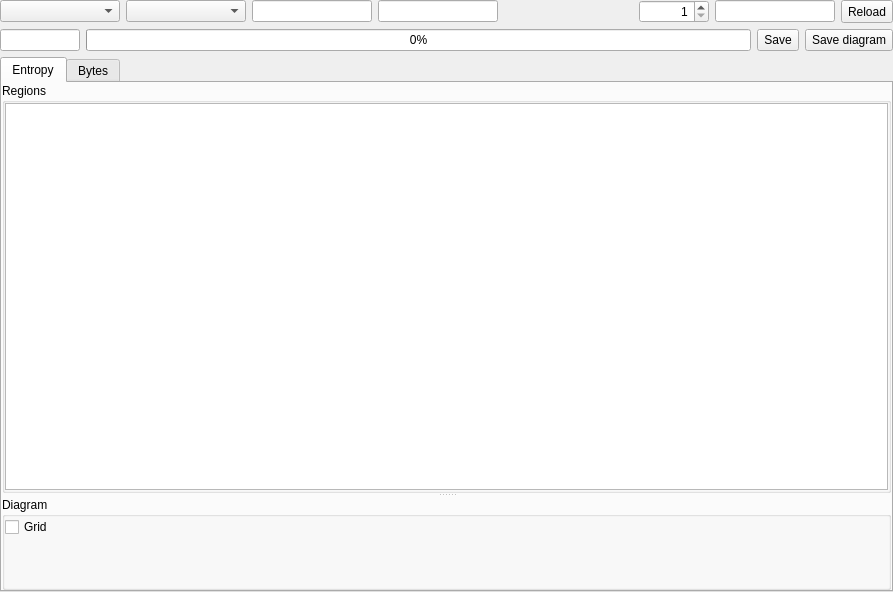
<?xml version="1.0" encoding="UTF-8"?>
<ui version="4.0">
 <class>XEntropyWidget</class>
 <widget class="QWidget" name="XEntropyWidget">
  <property name="geometry">
   <rect>
    <x>0</x>
    <y>0</y>
    <width>893</width>
    <height>592</height>
   </rect>
  </property>
  <property name="windowTitle">
   <string notr="true">Form</string>
  </property>
  <layout class="QVBoxLayout" name="verticalLayout_6">
   <property name="leftMargin">
    <number>0</number>
   </property>
   <property name="topMargin">
    <number>0</number>
   </property>
   <property name="rightMargin">
    <number>0</number>
   </property>
   <property name="bottomMargin">
    <number>0</number>
   </property>
   <item>
    <layout class="QHBoxLayout" name="horizontalLayout">
     <item>
      <widget class="QComboBox" name="comboBoxType">
       <property name="minimumSize">
        <size>
         <width>120</width>
         <height>0</height>
        </size>
       </property>
      </widget>
     </item>
     <item>
      <widget class="QComboBox" name="comboBoxMapMode">
       <property name="minimumSize">
        <size>
         <width>120</width>
         <height>0</height>
        </size>
       </property>
      </widget>
     </item>
     <item>
      <widget class="XLineEditHEX" name="lineEditOffset">
       <property name="maximumSize">
        <size>
         <width>120</width>
         <height>16777215</height>
        </size>
       </property>
       <property name="alignment">
        <set>Qt::AlignCenter</set>
       </property>
       <property name="readOnly">
        <bool>true</bool>
       </property>
      </widget>
     </item>
     <item>
      <widget class="XLineEditHEX" name="lineEditSize">
       <property name="maximumSize">
        <size>
         <width>120</width>
         <height>16777215</height>
        </size>
       </property>
       <property name="alignment">
        <set>Qt::AlignCenter</set>
       </property>
       <property name="readOnly">
        <bool>true</bool>
       </property>
      </widget>
     </item>
     <item>
      <spacer name="horizontalSpacer">
       <property name="orientation">
        <enum>Qt::Horizontal</enum>
       </property>
       <property name="sizeHint" stdset="0">
        <size>
         <width>40</width>
         <height>20</height>
        </size>
       </property>
      </spacer>
     </item>
     <item>
      <widget class="QSpinBox" name="spinBoxCount">
       <property name="minimumSize">
        <size>
         <width>70</width>
         <height>0</height>
        </size>
       </property>
       <property name="alignment">
        <set>Qt::AlignRight|Qt::AlignTrailing|Qt::AlignVCenter</set>
       </property>
       <property name="minimum">
        <number>1</number>
       </property>
       <property name="maximum">
        <number>1000</number>
       </property>
      </widget>
     </item>
     <item>
      <widget class="XLineEditHEX" name="lineEditPartSize">
       <property name="maximumSize">
        <size>
         <width>120</width>
         <height>16777215</height>
        </size>
       </property>
       <property name="alignment">
        <set>Qt::AlignCenter</set>
       </property>
       <property name="readOnly">
        <bool>true</bool>
       </property>
      </widget>
     </item>
     <item>
      <widget class="QToolButton" name="toolButtonReload">
       <property name="sizePolicy">
        <sizepolicy hsizetype="Minimum" vsizetype="Minimum">
         <horstretch>0</horstretch>
         <verstretch>0</verstretch>
        </sizepolicy>
       </property>
       <property name="text">
        <string>Reload</string>
       </property>
       <property name="iconSize">
        <size>
         <width>16</width>
         <height>16</height>
        </size>
       </property>
       <property name="toolButtonStyle">
        <enum>Qt::ToolButtonTextBesideIcon</enum>
       </property>
      </widget>
     </item>
    </layout>
   </item>
   <item>
    <layout class="QHBoxLayout" name="horizontalLayout_2">
     <item>
      <widget class="QLineEdit" name="lineEditTotalEntropy">
       <property name="maximumSize">
        <size>
         <width>80</width>
         <height>16777215</height>
        </size>
       </property>
       <property name="alignment">
        <set>Qt::AlignCenter</set>
       </property>
       <property name="readOnly">
        <bool>true</bool>
       </property>
      </widget>
     </item>
     <item>
      <widget class="QProgressBar" name="progressBarTotalEntropy">
       <property name="minimumSize">
        <size>
         <width>150</width>
         <height>0</height>
        </size>
       </property>
       <property name="maximum">
        <number>1000</number>
       </property>
       <property name="value">
        <number>0</number>
       </property>
       <property name="alignment">
        <set>Qt::AlignCenter</set>
       </property>
      </widget>
     </item>
     <item>
      <widget class="QToolButton" name="toolButtonSaveEntropyTable">
       <property name="sizePolicy">
        <sizepolicy hsizetype="Minimum" vsizetype="Minimum">
         <horstretch>0</horstretch>
         <verstretch>0</verstretch>
        </sizepolicy>
       </property>
       <property name="text">
        <string>Save</string>
       </property>
       <property name="toolButtonStyle">
        <enum>Qt::ToolButtonTextBesideIcon</enum>
       </property>
      </widget>
     </item>
     <item>
      <widget class="QToolButton" name="toolButtonSaveEntropyDiagram">
       <property name="sizePolicy">
        <sizepolicy hsizetype="Minimum" vsizetype="Minimum">
         <horstretch>0</horstretch>
         <verstretch>0</verstretch>
        </sizepolicy>
       </property>
       <property name="text">
        <string>Save diagram</string>
       </property>
       <property name="toolButtonStyle">
        <enum>Qt::ToolButtonTextBesideIcon</enum>
       </property>
      </widget>
     </item>
    </layout>
   </item>
   <item>
    <widget class="QTabWidget" name="tabWidget">
     <property name="currentIndex">
      <number>0</number>
     </property>
     <widget class="QWidget" name="tabEntropy">
      <attribute name="title">
       <string>Entropy</string>
      </attribute>
      <layout class="QVBoxLayout" name="verticalLayout_11">
       <property name="leftMargin">
        <number>0</number>
       </property>
       <property name="topMargin">
        <number>0</number>
       </property>
       <property name="rightMargin">
        <number>0</number>
       </property>
       <property name="bottomMargin">
        <number>0</number>
       </property>
       <item>
        <widget class="QSplitter" name="splitter">
         <property name="orientation">
          <enum>Qt::Vertical</enum>
         </property>
         <widget class="QGroupBox" name="groupBoxRegions">
          <property name="sizePolicy">
           <sizepolicy hsizetype="Preferred" vsizetype="Preferred">
            <horstretch>0</horstretch>
            <verstretch>0</verstretch>
           </sizepolicy>
          </property>
          <property name="title">
           <string>Regions</string>
          </property>
          <layout class="QVBoxLayout" name="verticalLayout_4">
           <property name="leftMargin">
            <number>0</number>
           </property>
           <property name="topMargin">
            <number>0</number>
           </property>
           <property name="rightMargin">
            <number>0</number>
           </property>
           <property name="bottomMargin">
            <number>0</number>
           </property>
           <item>
            <widget class="XTableView" name="tableViewRegions">
             <property name="contextMenuPolicy">
              <enum>Qt::CustomContextMenu</enum>
             </property>
             <property name="editTriggers">
              <set>QAbstractItemView::NoEditTriggers</set>
             </property>
             <property name="selectionMode">
              <enum>QAbstractItemView::MultiSelection</enum>
             </property>
             <property name="selectionBehavior">
              <enum>QAbstractItemView::SelectRows</enum>
             </property>
             <attribute name="horizontalHeaderStretchLastSection">
              <bool>false</bool>
             </attribute>
             <attribute name="verticalHeaderVisible">
              <bool>false</bool>
             </attribute>
             <attribute name="verticalHeaderMinimumSectionSize">
              <number>20</number>
             </attribute>
             <attribute name="verticalHeaderDefaultSectionSize">
              <number>21</number>
             </attribute>
             <attribute name="verticalHeaderStretchLastSection">
              <bool>false</bool>
             </attribute>
            </widget>
           </item>
          </layout>
         </widget>
         <widget class="QGroupBox" name="groupBoxDiagramRegions">
          <property name="title">
           <string>Diagram</string>
          </property>
          <layout class="QVBoxLayout" name="verticalLayout_3">
           <property name="leftMargin">
            <number>0</number>
           </property>
           <property name="topMargin">
            <number>0</number>
           </property>
           <property name="rightMargin">
            <number>0</number>
           </property>
           <property name="bottomMargin">
            <number>0</number>
           </property>
           <item>
            <layout class="QHBoxLayout" name="horizontalLayout_3">
             <item>
              <widget class="QCheckBox" name="checkBoxGridRegions">
               <property name="text">
                <string>Grid</string>
               </property>
              </widget>
             </item>
             <item>
              <spacer name="horizontalSpacer_3">
               <property name="orientation">
                <enum>Qt::Horizontal</enum>
               </property>
               <property name="sizeHint" stdset="0">
                <size>
                 <width>40</width>
                 <height>20</height>
                </size>
               </property>
              </spacer>
             </item>
            </layout>
           </item>
           <item>
            <widget class="XPlotWidget" name="widgetEntropy" native="true">
             <property name="sizePolicy">
              <sizepolicy hsizetype="Expanding" vsizetype="Expanding">
               <horstretch>0</horstretch>
               <verstretch>0</verstretch>
              </sizepolicy>
             </property>
            </widget>
           </item>
          </layout>
         </widget>
        </widget>
       </item>
      </layout>
     </widget>
     <widget class="QWidget" name="tabBytes">
      <attribute name="title">
       <string>Bytes</string>
      </attribute>
      <layout class="QVBoxLayout" name="verticalLayout_5">
       <property name="leftMargin">
        <number>0</number>
       </property>
       <property name="topMargin">
        <number>0</number>
       </property>
       <property name="rightMargin">
        <number>0</number>
       </property>
       <property name="bottomMargin">
        <number>0</number>
       </property>
       <item>
        <widget class="QSplitter" name="splitter_2">
         <property name="orientation">
          <enum>Qt::Horizontal</enum>
         </property>
         <widget class="QTableWidget" name="tableWidgetBytes">
          <property name="contextMenuPolicy">
           <enum>Qt::CustomContextMenu</enum>
          </property>
          <property name="editTriggers">
           <set>QAbstractItemView::NoEditTriggers</set>
          </property>
          <property name="selectionMode">
           <enum>QAbstractItemView::SingleSelection</enum>
          </property>
          <property name="selectionBehavior">
           <enum>QAbstractItemView::SelectRows</enum>
          </property>
          <property name="sortingEnabled">
           <bool>true</bool>
          </property>
          <attribute name="horizontalHeaderMinimumSectionSize">
           <number>0</number>
          </attribute>
          <attribute name="horizontalHeaderDefaultSectionSize">
           <number>50</number>
          </attribute>
          <attribute name="horizontalHeaderShowSortIndicator" stdset="0">
           <bool>true</bool>
          </attribute>
          <attribute name="horizontalHeaderStretchLastSection">
           <bool>true</bool>
          </attribute>
          <attribute name="verticalHeaderVisible">
           <bool>false</bool>
          </attribute>
          <attribute name="verticalHeaderMinimumSectionSize">
           <number>20</number>
          </attribute>
          <attribute name="verticalHeaderDefaultSectionSize">
           <number>20</number>
          </attribute>
         </widget>
         <widget class="XPlotWidget" name="widgetBytes" native="true"/>
        </widget>
       </item>
      </layout>
     </widget>
    </widget>
   </item>
  </layout>
 </widget>
 <customwidgets>
  <customwidget>
   <class>XTableView</class>
   <extends>QTableView</extends>
   <header>xtableview.h</header>
  </customwidget>
  <customwidget>
   <class>XLineEditHEX</class>
   <extends>QLineEdit</extends>
   <header>xlineedithex.h</header>
  </customwidget>
  <customwidget>
   <class>XPlotWidget</class>
   <extends>QWidget</extends>
   <header>xplotwidget.h</header>
   <container>1</container>
  </customwidget>
 </customwidgets>
 <resources/>
 <connections/>
</ui>
